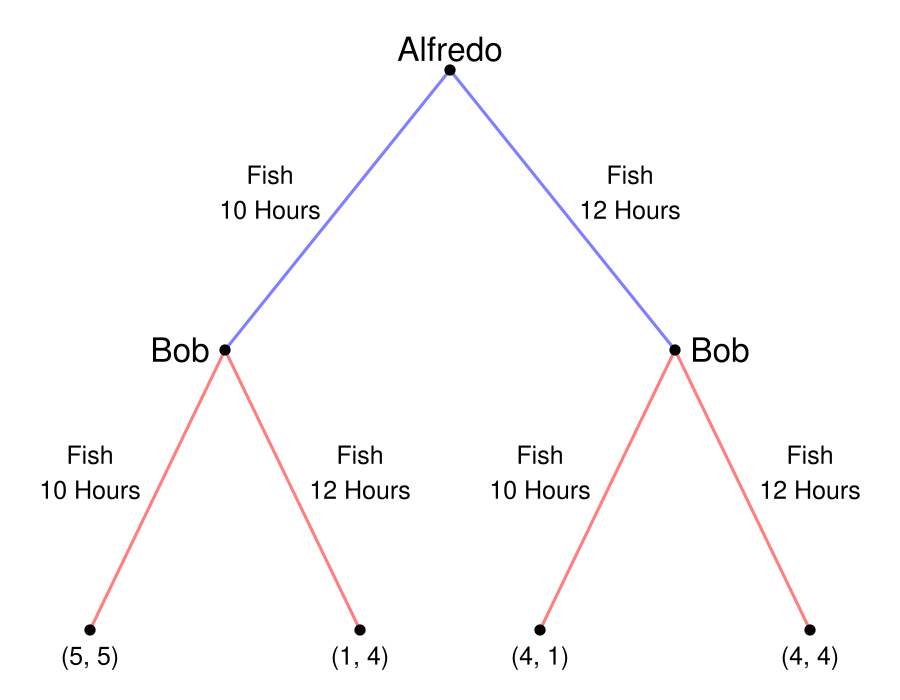

Write R code to recreate this figure.
require(shape)
pdf(file = "people/sequential_fishermen_reciprocal.pdf", width = 9, height = 7)

#Set parameters for graphics
axislabelsize <- 1.5
labelsize <- 2
actionlabelsize <- 1.5
graphlinewidth <- 3
segmentlinewidth <- 2
nodesize <- 1.5

COL <- c("#7fc97f", "#beaed4", "#fdc086", "#ffff99", "#386cb0", "#f0027f", "#bf5b17", "#666666")
COLA <- c("#99d8c9","#66c2a4","#41ae76", "#238b45", "#005824")
COLB <- c("#4eb3d3", "#2b8cbe", "#0868ac","#084081")

par(mar =  c(0, 0, 0, 0))

xlims <- c(0, 10)
ylims <- c(0, 10)

npts <- 501 
x <- seq(xlims[1], xlims[2], length.out = npts)
y <- seq(ylims[1], ylims[2], length.out = npts) 

plot(0, 0, xlim = xlims, ylim = ylims, type = "n",
     xlab = expression(paste("")),
     ylab = expression(paste("")), 
     xaxt = "n", 
     yaxt = "n", 
     cex.lab = axislabelsize, 
     bty = "n",
     xaxs="i", 
     yaxs="i")

ticksy <- seq(from = 0, to = ylims[2], by = 2)
ylabels <- seq(from = 0, to = ylims[2], by = 2)
ticksx <- seq(from = 0, to = xlims[2], by = 2)
xlabels <- seq(from = 0, to = xlims[2], by = 2)

#Branches for Alfredo
#Fish 10
segments(5, 9, 2.5, 5, lty = 1, col = rgb(0, 0, 1, 0.5), lwd = graphlinewidth)
#Fish 12
segments(5, 9, 7.5, 5, lty = 1, col = rgb(0, 0, 1, 0.5), lwd = graphlinewidth)

#Branches for Bob
#From Alfredo Fishing 10
#Bob fishes 10
segments(2.5, 5, 1, 1, lty = 1, col = rgb(1, 0, 0, 0.5), lwd = graphlinewidth)
#Bob fishes 12
segments(2.5, 5, 4, 1, lty = 1, col = rgb(1, 0, 0, 0.5), lwd = graphlinewidth)

#From Alfredo fishing 12
#Bob fishes 10
segments(7.5, 5, 6, 1, lty = 1, col = rgb(1, 0, 0, 0.5), lwd = graphlinewidth)


#Bob fishes 12
segments(7.5, 5, 9, 1, lty = 1, col = rgb(1, 0, 0, 0.5), lwd = graphlinewidth)

#Initial node
points(5, 9, pch = 16, col = "black", cex = nodesize)

#P1 Nodes
points(2.5, 5, pch = 16, col = "black", cex = nodesize)
points(7.5, 5, pch = 16, col = "black", cex = nodesize)

#P2 Terminal Nodes
points(1, 1, pch = 16, col = "black", cex = nodesize)
points(4, 1, pch = 16, col = "black", cex = nodesize)
points(6, 1, pch = 16, col = "black", cex = nodesize)
points(9, 1, pch = 16, col = "black", cex = nodesize)

text(5, 9.3, expression(paste("Alfredo")), cex = labelsize)

text(3, 7.5, expression(paste("Fish")), cex = actionlabelsize)
text(3, 7, expression(paste("10 Hours")), cex = actionlabelsize)
text(7, 7.5, expression(paste("Fish")), cex = actionlabelsize)
text(7, 7, expression(paste("12 Hours")), cex = actionlabelsize)


text(2, 5, expression(paste("Bob")), cex = labelsize)
text(1, 3.5, expression(paste("Fish")), cex = actionlabelsize)
text(1, 3, expression(paste("10 Hours")), cex = actionlabelsize)
text(4, 3.5, expression(paste("Fish")), cex = actionlabelsize)
text(4, 3, expression(paste("12 Hours")), cex = actionlabelsize)


text(8, 5, expression(paste("Bob")), cex = labelsize)
text(6, 3.5, expression(paste("Fish")), cex = actionlabelsize)
text(6, 3, expression(paste("10 Hours")), cex = actionlabelsize)
text(9, 3.5, expression(paste("Fish")), cex = actionlabelsize)
text(9, 3, expression(paste("12 Hours")), cex = actionlabelsize)

#Payoffs 
text(1, .6, expression("(5, 5)"), cex = actionlabelsize)
text(4, .6, expression("(1, 4)"), cex = actionlabelsize)
text(6, .6, expression("(4, 1)"), cex = actionlabelsize)
text(9, .6, expression("(4, 4)"), cex = actionlabelsize)

dev.off()
